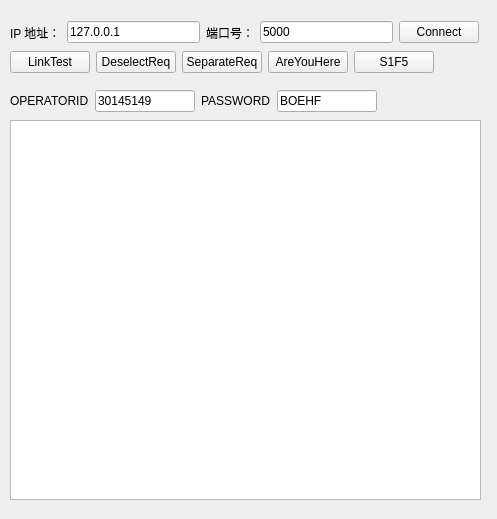
<?xml version="1.0" encoding="UTF-8"?>
<ui version="4.0">
 <class>Form_EQP</class>
 <widget class="QWidget" name="Form_EQP">
  <property name="geometry">
   <rect>
    <x>0</x>
    <y>0</y>
    <width>497</width>
    <height>519</height>
   </rect>
  </property>
  <property name="windowTitle">
   <string>Form</string>
  </property>
  <widget class="QWidget" name="layoutWidget">
   <property name="geometry">
    <rect>
     <x>10</x>
     <y>20</y>
     <width>469</width>
     <height>25</height>
    </rect>
   </property>
   <layout class="QHBoxLayout" name="horizontalLayout">
    <item>
     <widget class="QLabel" name="label">
      <property name="text">
       <string>IP 地址：</string>
      </property>
     </widget>
    </item>
    <item>
     <widget class="QLineEdit" name="lineEditIP">
      <property name="text">
       <string>127.0.0.1</string>
      </property>
     </widget>
    </item>
    <item>
     <widget class="QLabel" name="label_2">
      <property name="text">
       <string>端口号：</string>
      </property>
     </widget>
    </item>
    <item>
     <widget class="QLineEdit" name="lineEditPort">
      <property name="text">
       <string>5000</string>
      </property>
     </widget>
    </item>
    <item>
     <widget class="QPushButton" name="pushButtonConnect">
      <property name="text">
       <string>Connect</string>
      </property>
     </widget>
    </item>
   </layout>
  </widget>
  <widget class="QTextEdit" name="textEditLog">
   <property name="geometry">
    <rect>
     <x>10</x>
     <y>120</y>
     <width>471</width>
     <height>380</height>
    </rect>
   </property>
  </widget>
  <widget class="QWidget" name="layoutWidget_2">
   <property name="geometry">
    <rect>
     <x>10</x>
     <y>90</y>
     <width>471</width>
     <height>22</height>
    </rect>
   </property>
   <layout class="QHBoxLayout" name="horizontalLayout_2">
    <item>
     <widget class="QLabel" name="label_4">
      <property name="text">
       <string>OPERATORID</string>
      </property>
     </widget>
    </item>
    <item>
     <widget class="QLineEdit" name="lineEditOPERATORID">
      <property name="maximumSize">
       <size>
        <width>100</width>
        <height>16777215</height>
       </size>
      </property>
      <property name="text">
       <string>30145149</string>
      </property>
     </widget>
    </item>
    <item>
     <widget class="QLabel" name="label_5">
      <property name="text">
       <string>PASSWORD</string>
      </property>
     </widget>
    </item>
    <item>
     <widget class="QLineEdit" name="lineEditPASSWORD">
      <property name="maximumSize">
       <size>
        <width>100</width>
        <height>16777215</height>
       </size>
      </property>
      <property name="text">
       <string>BOEHF</string>
      </property>
     </widget>
    </item>
    <item>
     <spacer name="horizontalSpacer_2">
      <property name="orientation">
       <enum>Qt::Horizontal</enum>
      </property>
      <property name="sizeHint" stdset="0">
       <size>
        <width>40</width>
        <height>20</height>
       </size>
      </property>
     </spacer>
    </item>
   </layout>
  </widget>
  <widget class="QWidget" name="layoutWidget_3">
   <property name="geometry">
    <rect>
     <x>10</x>
     <y>50</y>
     <width>471</width>
     <height>25</height>
    </rect>
   </property>
   <layout class="QHBoxLayout" name="horizontalLayout_3">
    <item>
     <widget class="QPushButton" name="pushButtonLinkTest">
      <property name="text">
       <string>LinkTest</string>
      </property>
     </widget>
    </item>
    <item>
     <widget class="QPushButton" name="pushButtonDeselectReq">
      <property name="text">
       <string>DeselectReq</string>
      </property>
     </widget>
    </item>
    <item>
     <widget class="QPushButton" name="pushButtonSeparateReq">
      <property name="text">
       <string>SeparateReq</string>
      </property>
     </widget>
    </item>
    <item>
     <widget class="QPushButton" name="pushButtonS1F1">
      <property name="text">
       <string>AreYouHere</string>
      </property>
     </widget>
    </item>
    <item>
     <widget class="QPushButton" name="pushButtonS1F5">
      <property name="text">
       <string>S1F5</string>
      </property>
     </widget>
    </item>
    <item>
     <spacer name="horizontalSpacer">
      <property name="orientation">
       <enum>Qt::Horizontal</enum>
      </property>
      <property name="sizeHint" stdset="0">
       <size>
        <width>40</width>
        <height>20</height>
       </size>
      </property>
     </spacer>
    </item>
   </layout>
  </widget>
 </widget>
 <resources/>
 <connections/>
</ui>
